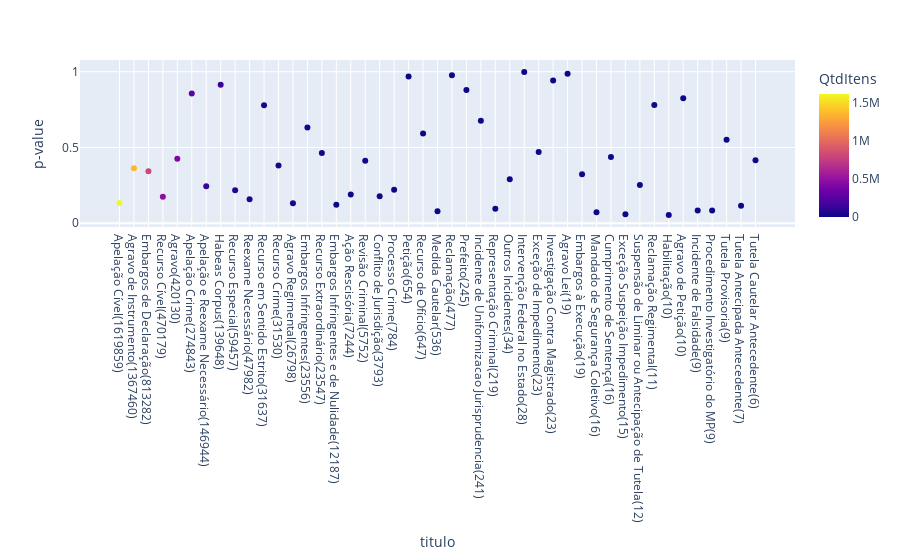

Notebook code cell kept with this figure:
### Markdown cell above
<div class="alert alert-info"><h1>Grafico P-value, por quantidade de processos por tipo de processo </h1>
    <hr/>
    
</div>

### Code cell
fig = px.scatter(dfResultPvalue[dfResultPvalue['p-value']>0.05],'titulo','p-value',color='QtdItens',hover_data=['Info'])
fig.show(title='teste')

### Figure 1 — Plotly figure (JSON) as saved in the notebook; plotly's stock layout.template omitted (floating-point values rounded to 4 significant figures; data arrays with more than 128 entries replaced by an {"elided": "..."} marker saying what was removed)
{"data": [{"customdata": {"elided": "45x1x7 float values"}, "hovertemplate": "titulo=%{x}<br>p-value=%{y}<br>Info=%{customdata[0]}<br>QtdItens=%{marker.color}<extra></extra>", "legendgroup": "", "marker": {"color": [1619859, 1367460, 813282, 470179, 420130, 274843, 146944, 139648, 59457, 47982, 31637, 31530, 26798, 23556, 23547, 12187, 7244, 5752, 3793, 784, 654, 647, 536, 477, 245, 241, 219, 34, 28, 23, 23, 19, 19, 16, 16, 15, 12, 11, 10, 10, 9, 9, 9, 7, 6], "coloraxis": "coloraxis", "symbol": "circle"}, "mode": "markers", "name": "", "showlegend": false, "type": "scatter", "x": ["Apelação Cível(1619859)", "Agravo de Instrumento(1367460)", "Embargos de Declaração(813282)", "Recurso Cível(470179)", "Agravo(420130)", "Apelação Crime(274843)", "Apelação e Reexame Necessário(146944)", "Habeas Corpus(139648)", "Recurso Especial(59457)", "Reexame Necessário(47982)", "Recurso em Sentido Estrito(31637)", "Recurso Crime(31530)", "Agravo Regimental(26798)", "Embargos Infringentes(23556)", "Recurso Extraordinário(23547)", "Embargos Infringentes e de Nulidade(12187)", "Ação Rescisória(7244)", "Revisão Criminal(5752)", "Conflito de Jurisdição(3793)", "Processo Crime(784)", "Petição(654)", "Recurso de Ofício(647)", "Medida Cautelar(536)", "Reclamação(477)", "Prefeito(245)", "Incidente de Uniformizacao Jurisprudencia(241)", "Representação Criminal(219)", "Outros Incidentes(34)", "Intervenção Federal no Estado(28)", "Exceção de Impedimento(23)", "Investigação Contra Magistrado(23)", "Agravo Lei(19)", "Embargos à Execução(19)", "Mandado de Segurança Coletivo(16)", "Cumprimento de Sentença(16)", "Exceção Suspeição Impedimento(15)", "Suspensão de Liminar ou Antecipação de Tutela(12)", "Reclamação Regimental(11)", "Habilitação(10)", "Agravo de Petição(10)", "Incidente de Falsidade(9)", "Procedimento Investigatório do MP(9)", "Tutela Provisoria(9)", "Tutela Antecipada Antecedente(7)", "Tutela Cautelar Antecedente(6)"], "xaxis": "x", "y": [0.1326, 0.3617, 0.3426, 0.1737, 0.4258, 0.8564, 0.243, 0.9136, 0.2167, 0.1574, 0.7777, 0.3803, 0.1318, 0.6316, 0.4623, 0.122, 0.1893, 0.4119, 0.1781, 0.22, 0.9675, 0.5922, 0.07888, 0.9761, 0.8785, 0.6768, 0.09451, 0.2889, 0.9973, 0.4701, 0.9426, 0.986, 0.3222, 0.07221, 0.4361, 0.05868, 0.2514, 0.7794, 0.05433, 0.8242, 0.08391, 0.08391, 0.5513, 0.1155, 0.4147], "yaxis": "y"}], "layout": {"coloraxis": {"colorbar": {"title": {"text": "QtdItens"}}, "colorscale": [[0, "#0d0887"], [0.1111, "#46039f"], [0.2222, "#7201a8"], [0.3333, "#9c179e"], [0.4444, "#bd3786"], [0.5556, "#d8576b"], [0.6667, "#ed7953"], [0.7778, "#fb9f3a"], [0.8889, "#fdca26"], [1, "#f0f921"]]}, "legend": {"tracegroupgap": 0}, "margin": {"t": 60}, "xaxis": {"anchor": "y", "domain": [0, 1], "title": {"text": "titulo"}}, "yaxis": {"anchor": "x", "domain": [0, 1], "title": {"text": "p-value"}}}}
